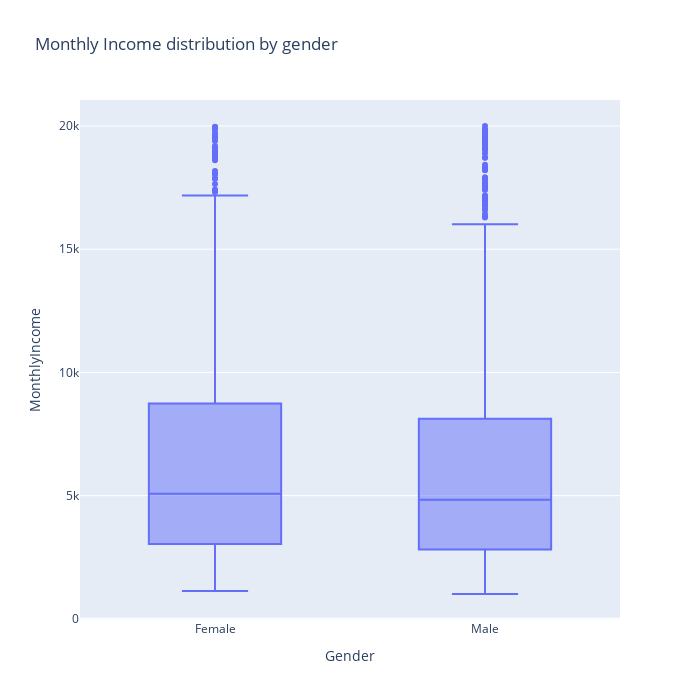

Write notebook code for a chart like this one.
### Markdown cell above
## Monthly Income
Let's investigate the employees monthly income.

11. As regards the income, is there equality between men and women?

### Code cell
px.box(df,x="Gender", y="MonthlyIncome", title="Monthly Income distribution by gender", width=700, height=700).show()

### Figure 1 — Plotly figure (JSON) as saved in the notebook; plotly's stock layout.template omitted (floating-point values rounded to 4 significant figures; data arrays with more than 128 entries replaced by an {"elided": "..."} marker saying what was removed)
{"data": [{"alignmentgroup": "True", "hovertemplate": "Gender=%{x}<br>MonthlyIncome=%{y}<extra></extra>", "legendgroup": "", "marker": {"color": "#636efa"}, "name": "", "notched": false, "offsetgroup": "", "orientation": "v", "showlegend": false, "type": "box", "x": {"elided": "1470 str values"}, "x0": " ", "xaxis": "x", "y": {"elided": "1470 int values"}, "y0": " ", "yaxis": "y"}], "layout": {"boxmode": "group", "height": 700, "legend": {"tracegroupgap": 0}, "title": {"text": "Monthly Income distribution by gender"}, "width": 700, "xaxis": {"anchor": "y", "domain": [0, 1], "title": {"text": "Gender"}}, "yaxis": {"anchor": "x", "domain": [0, 1], "title": {"text": "MonthlyIncome"}}}}
